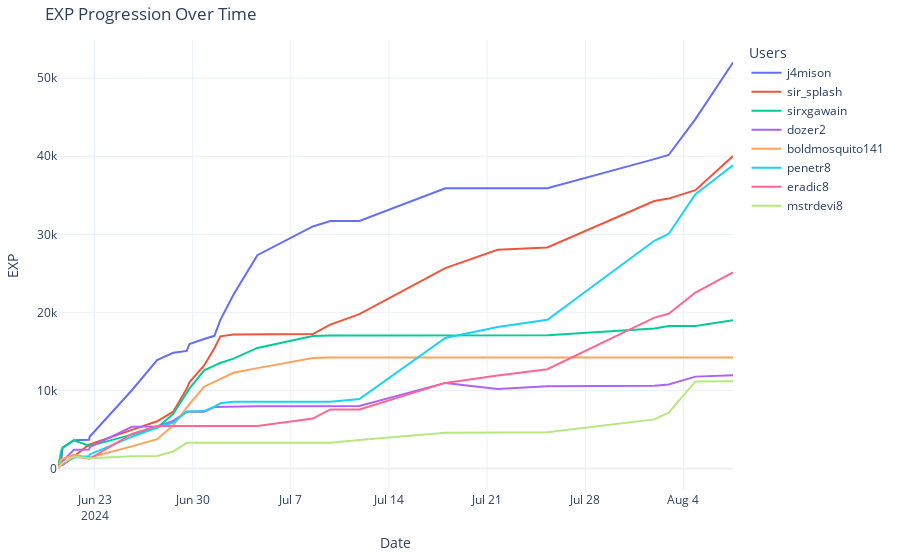

Write notebook code for a chart like this one.
### Code cell
import plotly.express as px
import pandas as pd

# Load your data
df = pd.read_excel('/Users/bam/Documents/normalized_discord_activity_data.xlsx')

# Reshape the dataframe to long format for Plotly
df_long = pd.melt(df, id_vars=['Date'], var_name='Name', value_name='EXP')

# Create the line plot
fig = px.line(df_long, x='Date', y='EXP', color='Name', title='EXP Progression Over Time')

# Customize the plot
fig.update_layout(
    title='EXP Progression Over Time',
    xaxis_title='Date',
    yaxis_title='EXP',
    hovermode='x unified',  # This shows all values for a particular date when hovering
    template='plotly_white',  
    legend_title_text='Users',
    margin=dict(l=40, r=40, t=40, b=40)
)

# Show the interactive plot
fig.show()

### Figure 1 — Plotly figure (JSON) as saved in the notebook; plotly's stock layout.template omitted (floating-point values rounded to 4 significant figures)
{"data": [{"hovertemplate": "Name=j4mison<br>Date=%{x}<br>EXP=%{y}<extra></extra>", "legendgroup": "j4mison", "line": {"color": "#636efa", "dash": "solid"}, "marker": {"symbol": "circle"}, "mode": "lines", "name": "j4mison", "orientation": "v", "showlegend": true, "type": "scatter", "x": ["2024-06-20T09:30:00", "2024-06-20T09:43:00", "2024-06-20T15:16:00", "2024-06-20T17:17:00", "2024-06-21T12:36:00", "2024-06-22T14:48:00", "2024-06-22T15:41:00", "2024-06-25T15:58:00", "2024-06-27T11:11:00", "2024-06-28T14:44:00", "2024-06-29T13:56:00", "2024-06-29T18:26:00", "2024-06-30T19:37:00", "2024-07-01T13:14:00", "2024-07-01T23:15:00", "2024-07-02T21:59:00", "2024-07-04T14:44:00", "2024-07-08T13:41:00", "2024-07-09T19:30:00", "2024-07-11T21:25:00", "2024-07-18T00:27:00", "2024-07-21T17:57:00", "2024-07-25T07:08:00", "2024-08-01T22:15:00", "2024-08-02T22:41:00", "2024-08-04T20:32:00", "2024-08-07T12:53:00"], "xaxis": "x", "y": [120, 495, 1205, 2655, 3610, 3690, 4070, 10026, 13896, 14824, 15062, 15952, 16588, 16996, 19014, 22286, 27332, 31008, 31696, 31706, 35904, 35904, 35904, 39634, 40164, 44756, 52006], "yaxis": "y"}, {"hovertemplate": "Name=sir_splash<br>Date=%{x}<br>EXP=%{y}<extra></extra>", "legendgroup": "sir_splash", "line": {"color": "#EF553B", "dash": "solid"}, "marker": {"symbol": "circle"}, "mode": "lines", "name": "sir_splash", "orientation": "v", "showlegend": true, "type": "scatter", "x": ["2024-06-20T09:30:00", "2024-06-20T09:43:00", "2024-06-20T15:16:00", "2024-06-20T17:17:00", "2024-06-21T12:36:00", "2024-06-22T14:48:00", "2024-06-22T15:41:00", "2024-06-25T15:58:00", "2024-06-27T11:11:00", "2024-06-28T14:44:00", "2024-06-29T13:56:00", "2024-06-29T18:26:00", "2024-06-30T19:37:00", "2024-07-01T13:14:00", "2024-07-01T23:15:00", "2024-07-02T21:59:00", "2024-07-04T14:44:00", "2024-07-08T13:41:00", "2024-07-09T19:30:00", "2024-07-11T21:25:00", "2024-07-18T00:27:00", "2024-07-21T17:57:00", "2024-07-25T07:08:00", "2024-08-01T22:15:00", "2024-08-02T22:41:00", "2024-08-04T20:32:00", "2024-08-07T12:53:00"], "xaxis": "x", "y": [6, 10, 480, 480, 1535, 3088, 3088, 4948, 6046, 7278, 10234, 11052, 13202, 15394, 16936, 17178, 17178, 17218, 18442, 19784, 25664, 28016, 28312, 34260, 34576, 35650, 40028], "yaxis": "y"}, {"hovertemplate": "Name=sirxgawain<br>Date=%{x}<br>EXP=%{y}<extra></extra>", "legendgroup": "sirxgawain", "line": {"color": "#00cc96", "dash": "solid"}, "marker": {"symbol": "circle"}, "mode": "lines", "name": "sirxgawain", "orientation": "v", "showlegend": true, "type": "scatter", "x": ["2024-06-20T09:30:00", "2024-06-20T09:43:00", "2024-06-20T15:16:00", "2024-06-20T17:17:00", "2024-06-21T12:36:00", "2024-06-22T14:48:00", "2024-06-22T15:41:00", "2024-06-25T15:58:00", "2024-06-27T11:11:00", "2024-06-28T14:44:00", "2024-06-29T13:56:00", "2024-06-29T18:26:00", "2024-06-30T19:37:00", "2024-07-01T13:14:00", "2024-07-01T23:15:00", "2024-07-02T21:59:00", "2024-07-04T14:44:00", "2024-07-08T13:41:00", "2024-07-09T19:30:00", "2024-07-11T21:25:00", "2024-07-18T00:27:00", "2024-07-21T17:57:00", "2024-07-25T07:08:00", "2024-08-01T22:15:00", "2024-08-02T22:41:00", "2024-08-04T20:32:00", "2024-08-07T12:53:00"], "xaxis": "x", "y": [75, 195, 2285, 2655, 3610, 2900, 2900, 4340, 5216, 6992, 9754, 10234, 12570, 13126, 13520, 14068, 15444, 16972, 17048, 17048, 17048, 17048, 17068, 17926, 18250, 18250, 18986], "yaxis": "y"}, {"hovertemplate": "Name=dozer2<br>Date=%{x}<br>EXP=%{y}<extra></extra>", "legendgroup": "dozer2", "line": {"color": "#ab63fa", "dash": "solid"}, "marker": {"symbol": "circle"}, "mode": "lines", "name": "dozer2", "orientation": "v", "showlegend": true, "type": "scatter", "x": ["2024-06-20T09:30:00", "2024-06-20T09:43:00", "2024-06-20T15:16:00", "2024-06-20T17:17:00", "2024-06-21T12:36:00", "2024-06-22T14:48:00", "2024-06-22T15:41:00", "2024-06-25T15:58:00", "2024-06-27T11:11:00", "2024-06-28T14:44:00", "2024-06-29T13:56:00", "2024-06-29T18:26:00", "2024-06-30T19:37:00", "2024-07-01T13:14:00", "2024-07-01T23:15:00", "2024-07-02T21:59:00", "2024-07-04T14:44:00", "2024-07-08T13:41:00", "2024-07-09T19:30:00", "2024-07-11T21:25:00", "2024-07-18T00:27:00", "2024-07-21T17:57:00", "2024-07-25T07:08:00", "2024-08-01T22:15:00", "2024-08-02T22:41:00", "2024-08-04T20:32:00", "2024-08-07T12:53:00"], "xaxis": "x", "y": [309, 525, 695, 900, 2400, 2434, 2734, 5344, 5374, 6100, 7262, 7262, 7282, 7870, 7890, 7950, 7960, 7980, 8010, 8010, 10966, 10186, 10526, 10616, 10766, 11770, 11958], "yaxis": "y"}, {"hovertemplate": "Name=boldmosquito141<br>Date=%{x}<br>EXP=%{y}<extra></extra>", "legendgroup": "boldmosquito141", "line": {"color": "#FFA15A", "dash": "solid"}, "marker": {"symbol": "circle"}, "mode": "lines", "name": "boldmosquito141", "orientation": "v", "showlegend": true, "type": "scatter", "x": ["2024-06-20T09:30:00", "2024-06-20T09:43:00", "2024-06-20T15:16:00", "2024-06-20T17:17:00", "2024-06-21T12:36:00", "2024-06-22T14:48:00", "2024-06-22T15:41:00", "2024-06-25T15:58:00", "2024-06-27T11:11:00", "2024-06-28T14:44:00", "2024-06-29T13:56:00", "2024-06-29T18:26:00", "2024-06-30T19:37:00", "2024-07-01T13:14:00", "2024-07-01T23:15:00", "2024-07-02T21:59:00", "2024-07-04T14:44:00", "2024-07-08T13:41:00", "2024-07-09T19:30:00", "2024-07-11T21:25:00", "2024-07-18T00:27:00", "2024-07-21T17:57:00", "2024-07-25T07:08:00", "2024-08-01T22:15:00", "2024-08-02T22:41:00", "2024-08-04T20:32:00", "2024-08-07T12:53:00"], "xaxis": "x", "y": [63, 175, 1215, 1215, 1755, 1404, 1404, 2836, 3756, 5520, 7756, 8236, 10480, 11128, 11528, 12268, 12860, 14156, 14232, 14232, 14232, 14232, 14232, 14232, 14232, 14232, 14232], "yaxis": "y"}, {"hovertemplate": "Name=penetr8<br>Date=%{x}<br>EXP=%{y}<extra></extra>", "legendgroup": "penetr8", "line": {"color": "#19d3f3", "dash": "solid"}, "marker": {"symbol": "circle"}, "mode": "lines", "name": "penetr8", "orientation": "v", "showlegend": true, "type": "scatter", "x": ["2024-06-20T09:30:00", "2024-06-20T09:43:00", "2024-06-20T15:16:00", "2024-06-20T17:17:00", "2024-06-21T12:36:00", "2024-06-22T14:48:00", "2024-06-22T15:41:00", "2024-06-25T15:58:00", "2024-06-27T11:11:00", "2024-06-28T14:44:00", "2024-06-29T13:56:00", "2024-06-29T18:26:00", "2024-06-30T19:37:00", "2024-07-01T13:14:00", "2024-07-01T23:15:00", "2024-07-02T21:59:00", "2024-07-04T14:44:00", "2024-07-08T13:41:00", "2024-07-09T19:30:00", "2024-07-11T21:25:00", "2024-07-18T00:27:00", "2024-07-21T17:57:00", "2024-07-25T07:08:00", "2024-08-01T22:15:00", "2024-08-02T22:41:00", "2024-08-04T20:32:00", "2024-08-07T12:53:00"], "xaxis": "x", "y": [267, 445, 445, 545, 1395, 1566, 1806, 4052, 5248, 5876, 7300, 7300, 7350, 7926, 8348, 8556, 8556, 8556, 8556, 8906, 16718, 18134, 19058, 29168, 30044, 35144, 38848], "yaxis": "y"}, {"hovertemplate": "Name=eradic8<br>Date=%{x}<br>EXP=%{y}<extra></extra>", "legendgroup": "eradic8", "line": {"color": "#FF6692", "dash": "solid"}, "marker": {"symbol": "circle"}, "mode": "lines", "name": "eradic8", "orientation": "v", "showlegend": true, "type": "scatter", "x": ["2024-06-20T09:30:00", "2024-06-20T09:43:00", "2024-06-20T15:16:00", "2024-06-20T17:17:00", "2024-06-21T12:36:00", "2024-06-22T14:48:00", "2024-06-22T15:41:00", "2024-06-25T15:58:00", "2024-06-27T11:11:00", "2024-06-28T14:44:00", "2024-06-29T13:56:00", "2024-06-29T18:26:00", "2024-06-30T19:37:00", "2024-07-01T13:14:00", "2024-07-01T23:15:00", "2024-07-02T21:59:00", "2024-07-04T14:44:00", "2024-07-08T13:41:00", "2024-07-09T19:30:00", "2024-07-11T21:25:00", "2024-07-18T00:27:00", "2024-07-21T17:57:00", "2024-07-25T07:08:00", "2024-08-01T22:15:00", "2024-08-02T22:41:00", "2024-08-04T20:32:00", "2024-08-07T12:53:00"], "xaxis": "x", "y": [279, 455, 455, 455, 1530, 1246, 1246, 4430, 5438, 5438, 5438, 5438, 5438, 5438, 5438, 5438, 5438, 6392, 7562, 7562, 10966, 11916, 12724, 19332, 19824, 22544, 25128], "yaxis": "y"}, {"hovertemplate": "Name=mstrdevi8<br>Date=%{x}<br>EXP=%{y}<extra></extra>", "legendgroup": "mstrdevi8", "line": {"color": "#B6E880", "dash": "solid"}, "marker": {"symbol": "circle"}, "mode": "lines", "name": "mstrdevi8", "orientation": "v", "showlegend": true, "type": "scatter", "x": ["2024-06-20T09:30:00", "2024-06-20T09:43:00", "2024-06-20T15:16:00", "2024-06-20T17:17:00", "2024-06-21T12:36:00", "2024-06-22T14:48:00", "2024-06-22T15:41:00", "2024-06-25T15:58:00", "2024-06-27T11:11:00", "2024-06-28T14:44:00", "2024-06-29T13:56:00", "2024-06-29T18:26:00", "2024-06-30T19:37:00", "2024-07-01T13:14:00", "2024-07-01T23:15:00", "2024-07-02T21:59:00", "2024-07-04T14:44:00", "2024-07-08T13:41:00", "2024-07-09T19:30:00", "2024-07-11T21:25:00", "2024-07-18T00:27:00", "2024-07-21T17:57:00", "2024-07-25T07:08:00", "2024-08-01T22:15:00", "2024-08-02T22:41:00", "2024-08-04T20:32:00", "2024-08-07T12:53:00"], "xaxis": "x", "y": [60, 80, 480, 705, 1540, 1314, 1314, 1572, 1616, 2182, 3290, 3290, 3300, 3300, 3300, 3300, 3300, 3300, 3300, 3640, 4572, 4602, 4642, 6290, 7160, 11158, 11168], "yaxis": "y"}], "layout": {"hovermode": "x unified", "legend": {"title": {"text": "Users"}, "tracegroupgap": 0}, "margin": {"b": 40, "l": 40, "r": 40, "t": 40}, "title": {"text": "EXP Progression Over Time"}, "xaxis": {"anchor": "y", "domain": [0, 1], "title": {"text": "Date"}}, "yaxis": {"anchor": "x", "domain": [0, 1], "title": {"text": "EXP"}}}}
